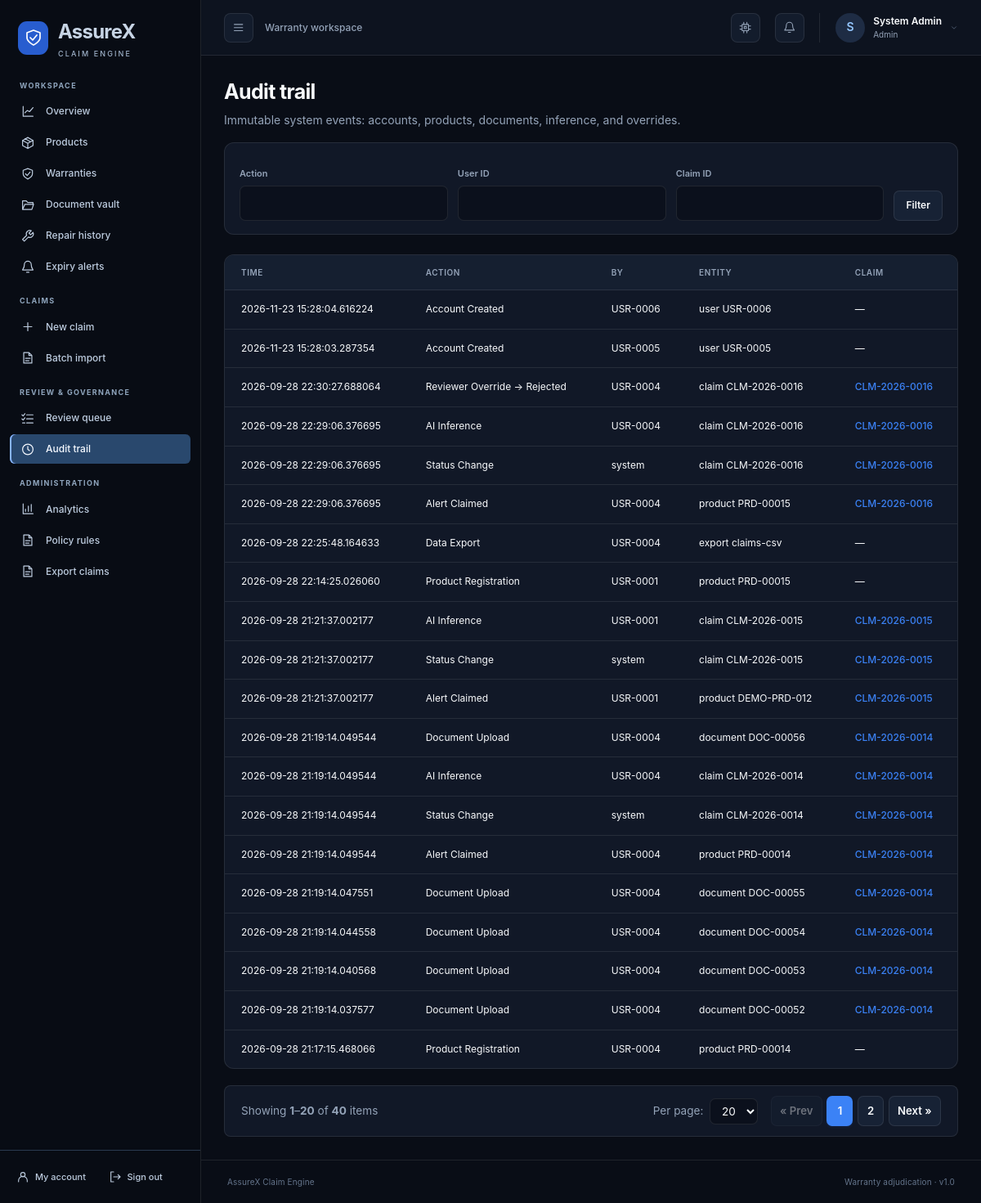
The page /audit-logs (signed in) on the database its author committed.
### src/assurex_claim_engine/db/database.py (models this page shows)
class User(Base):
    __tablename__ = "users"
    id = Column(Integer, primary_key=True, index=True)
    user_id = Column(String(50), unique=True, index=True, nullable=False)
    email = Column(String(100), unique=True, index=True, nullable=False)
    hashed_password = Column(String(255), nullable=False)
    full_name = Column(String(100), nullable=False)
    role = Column(String(30), nullable=False, default="customer")
    phone_number = Column(String(50), nullable=True, default="")
    mailing_address = Column(Text, nullable=True, default="")
    created_at = Column(DateTime, default=_utcnow)
    products = relationship("Product", back_populates="owner")
    claims = relationship("Claim", back_populates="claimant")
    documents = relationship("Document", back_populates="owner")
    repairs = relationship("Repair", back_populates="owner")

class AuditLog(Base):
    __tablename__ = "audit_logs"
    id = Column(Integer, primary_key=True, index=True)
    claim_id = Column(String(50), nullable=True)
    user_id = Column(String(50), nullable=True)
    entity_type = Column(String(50), nullable=True)
    entity_id = Column(String(50), nullable=True)
    action = Column(String(100), nullable=False)
    performed_by = Column(String(50), nullable=False)
    details_json = Column(Text, nullable=True)
    timestamp = Column(DateTime, default=_utcnow)

### src/assurex_claim_engine/web/app.py (the view)
@app.get("/audit-logs", response_class=HTMLResponse)
def audit_logs_page(
    request: Request,
    current_user: User = Depends(require_role("reviewer", "admin")),
    db: Session = Depends(get_db),
):
    action = (request.query_params.get("action") or "").strip()
    user_id = (request.query_params.get("user_id") or "").strip()
    claim_id = (request.query_params.get("claim_id") or "").strip()
    q = db.query(AuditLog)
    if action:
        q = q.filter(AuditLog.action.contains(action))
    if user_id:
        q = q.filter((AuditLog.performed_by == user_id) | (AuditLog.user_id == user_id))
    if claim_id:
        q = q.filter(AuditLog.claim_id.contains(claim_id))
    page = request.query_params.get("page", 1)
    per_page = request.query_params.get("per_page", 20)
    pagination = paginate(q.order_by(AuditLog.timestamp.desc()), page=page, per_page=per_page)
    return render(
        request,
        "audit_logs.html",
        {
            "user": current_user,
            "logs": pagination["items"],
            "pagination": pagination,
            "filters": {"action": action, "user_id": user_id, "claim_id": claim_id},
        },
        db=db,
    )

### templates/audit_logs.html (shortened to what this page needs)
{% extends "base.html" %}
{% block content %}
<h1 style="font-size: 1.5rem; font-weight: 700;">Audit trail</h1>
<p style="color: var(--text-sub); margin-bottom: 1rem;">Immutable system events: accounts, products, documents, inference, and overrides.</p>
<form class="filter-bar" method="GET" action="/audit-logs">
    <div class="form-group"><label class="form-label">Action</label><input class="form-input" name="action" value="{{ filters.action }}"></div>
    <div class="form-group"><label class="form-label">User ID</label><input class="form-input" name="user_id" value="{{ filters.user_id }}"></div>
    <div class="form-group"><label class="form-label">Claim ID</label><input class="form-input" name="claim_id" value="{{ filters.claim_id }}"></div>
    <button class="btn btn-secondary" type="submit">Filter</button>
</form>
<table class="data-table">
    <thead>
        <tr><th>Time</th><th>Action</th><th>By</th><th>Entity</th><th>Claim</th></tr>
    </thead>
    <tbody>
        {% for log in logs %}
        <tr>
            <td>{{ log.timestamp }}</td>
            <td>{{ log.action }}</td>
            <td>{{ log.performed_by }}</td>
            <td>{{ log.entity_type or '—' }} {{ log.entity_id or '' }}</td>
            <td>{% if log.claim_id %}<a class="link" href="/claims/view/{{ log.claim_id }}">{{ log.claim_id }}</a>{% else %}—{% endif %}</td>
        </tr>
        {% else %}
        <tr><td colspan="5" style="color:var(--text-sub);">No audit events.</td></tr>
        {% endfor %}
    </tbody>
</table>
{% include "components/pagination.html" %}
{% endblock %}

### templates/base.html (shortened to what this page needs)
<!DOCTYPE html>
<html lang="en">
<head>
    <link rel="stylesheet" href="/static/css/dashboard.css">
</head>
{% set active_role = user.role if user else request.session.get('role') %}
{% set active_name = user.full_name if user else request.session.get('full_name') %}
{% set path = request.url.path %}
{% macro nav(url, label, icon, prefix=false) %}
<a href="{{ url }}" aria-label="{{ label }}" class="nav-item-link{% if path == url or (prefix and path.startswith(url + '/')) %} active{% endif %}" {% if path == url or (prefix and path.startswith(url + '/')) %}aria-current="page"{% endif %} title="{{ label }}">
    <svg class="icon" aria-hidden="true"><use href="/static/icons.svg#{{ icon }}"></use></svg><span class="nav-label">{{ label }}</span>
</a>
{% endmacro %}
<body class="{% if active_role %}app-layout{% else %}auth-layout{% endif %}">
{% if active_role %}
<aside class="sidebar" id="app-sidebar" aria-label="Application sidebar">
    <a href="/" class="sidebar-brand"><span class="brand-mark"><svg class="icon" aria-hidden="true"><use href="/static/icons.svg#fa-shield-halved"></use></svg></span><span class="nav-label">AssureX<small>CLAIM ENGINE</small></span></a>
    <nav class="sidebar-nav" aria-label="Main navigation">
        <div class="nav-section-label">Workspace</div>
        {{ nav('/', 'Overview', 'fa-chart-line') }}
        {{ nav('/products', 'Products', 'fa-box', true) }}
        {{ nav('/warranties', 'Warranties', 'fa-shield', true) }}
        {{ nav('/documents', 'Document vault', 'fa-folder-open', true) }}
        {{ nav('/repairs', 'Repair history', 'fa-wrench', true) }}
        {{ nav('/alerts', 'Expiry alerts', 'fa-bell') }}
        {% if active_role in ['customer', 'service_center', 'admin'] %}
        <div class="nav-section-label">Claims</div>
        {{ nav('/claims/new', 'New claim', 'fa-plus') }}
        {{ nav('/claims/import-csv', 'Batch import', 'fa-file-csv') }}
        {% endif %}
        {% if active_role in ['reviewer', 'admin'] %}
        <div class="nav-section-label">Review & governance</div>
        {{ nav('/reviewer/queue', 'Review queue', 'fa-list-check') }}
        {{ nav('/audit-logs', 'Audit trail', 'fa-clock-rotate-left') }}
        {% endif %}
        {% if active_role == 'admin' %}
        <div class="nav-section-label">Administration</div>
        {{ nav('/admin/analytics', 'Analytics', 'fa-chart-bar') }}
        {{ nav('/admin/policies', 'Policy rules', 'fa-scroll') }}
        {{ nav('/admin/export-csv', 'Export claims', 'fa-file-export') }}
        {% endif %}
    </nav>
    <div class="sidebar-bottom">
        {{ nav('/profile', 'My account', 'fa-user-circle') }}
        {{ nav('/logout', 'Sign out', 'fa-right-from-bracket') }}
    </div>
</aside>
<div class="app-workspace">
<header class="app-topbar">
    <div class="topbar-left">
        <button class="icon-button" id="sidebar-toggle" type="button" aria-controls="app-sidebar" aria-expanded="true" aria-label="Toggle navigation"><svg class="icon" aria-hidden="true"><use href="/static/icons.svg#fa-bars"></use></svg></button>
        <span class="workspace-label">Warranty workspace</span>
    </div>
    <div class="topbar-actions">
        <button class="icon-button theme-toggle-btn" id="theme-toggle" type="button" aria-label="Toggle theme" title="Toggle dark/light theme"><svg class="icon" aria-hidden="true"><use href="/static/icons.svg#fa-wand-magic-sparkles"></use></svg></button>
        <a href="/alerts" class="icon-button alerts-link" aria-label="Expiry alerts" title="Expiry alerts"><svg class="icon" aria-hidden="true"><use href="/static/icons.svg#fa-bell"></use></svg></a>
        <a href="/profile" class="account-link"><span class="avatar">{{ (active_name or 'A')[:1]|upper }}</span><span class="account-text">{{ active_name }}<small>{{ active_role.replace('_', ' ')|title }}</small></span><svg class="icon" aria-hidden="true"><use href="/static/icons.svg#fa-chevron-down"></use></svg></a>
    </div>
</header>
{% endif %}
<main class="main-content" id="main-content" tabindex="-1">
    {% block content %}{% endblock %}
</main>
{% if active_role %}<footer class="app-footer"><span>AssureX Claim Engine</span><span>Warranty adjudication · v1.0</span></footer>{% endif %}
</div>
</body>
</html>

### templates/components/pagination.html (shortened to what this page needs)
{% if pagination and pagination.total > 0 %}
<div class="pagination-bar" style="display: flex; align-items: center; justify-content: space-between; flex-wrap: wrap; gap: 1rem; margin-top: 1.25rem; padding: 0.75rem 1.25rem; background: var(--bg-panel); border: 1px solid var(--border); border-radius: 8px;">
    <div style="font-size: 0.85rem; color: var(--text-sub);">
        Showing <strong>{{ pagination.start_idx }}</strong>–<strong>{{ pagination.end_idx }}</strong> of <strong>{{ pagination.total }}</strong> items
    </div>
    <div style="display: flex; align-items: center; gap: 1rem; flex-wrap: wrap;">
        <div style="display: flex; align-items: center; gap: 0.5rem; font-size: 0.85rem; color: var(--text-sub);">
            <label for="per_page_select_{{ pagination_id|default('default') }}">Per page:</label>
            <select id="per_page_select_{{ pagination_id|default('default') }}" class="form-select per-page-dropdown" style="padding: 0.25rem 0.6rem; min-height: 32px; font-size: 0.85rem; width: auto;" onchange="changePerPage(this.value)">
                {% for sz in [10, 15, 20, 25, 50] %}
                <option value="{{ sz }}" {% if pagination.per_page == sz %}selected{% endif %}>{{ sz }}</option>
                {% endfor %}
            </select>
        </div>
        <div style="display: flex; gap: 0.35rem; align-items: center;">
            {% if pagination.has_prev %}
            <a class="btn btn-secondary" style="padding: 0.25rem 0.65rem; font-size: 0.825rem;" href="javascript:goToPage({{ pagination.prev_page }})">« Prev</a>
            {% else %}
            <span class="btn btn-secondary disabled" style="padding: 0.25rem 0.65rem; font-size: 0.825rem; opacity: 0.4; cursor: not-allowed;">« Prev</span>
            {% endif %}
            {% for p in pagination.page_range %}
            <a class="btn {% if p == pagination.page %}btn-primary{% else %}btn-secondary{% endif %}"
               style="padding: 0.25rem 0.65rem; font-size: 0.825rem; min-width: 32px; text-align: center;"
               href="javascript:goToPage({{ p }})">
               {{ p }}
            </a>
            {% endfor %}
            {% if pagination.has_next %}
            <a class="btn btn-secondary" style="padding: 0.25rem 0.65rem; font-size: 0.825rem;" href="javascript:goToPage({{ pagination.next_page }})">Next »</a>
            {% else %}
            <span class="btn btn-secondary disabled" style="padding: 0.25rem 0.65rem; font-size: 0.825rem; opacity: 0.4; cursor: not-allowed;">Next »</span>
            {% endif %}
        </div>
    </div>
</div>
{% endif %}

### rows shown on the page
User: full_name "S", full_name "System Admin", replace "Admin"
AuditLog: timestamp "2026-11-23 15:28:04.616224", action "Account Created", performed_by "USR-0006", entity_type "user", entity "USR-0006"
AuditLog: timestamp "2026-11-23 15:28:03.287354", action "Account Created", performed_by "USR-0005", entity_type "user", entity "USR-0005"
AuditLog: timestamp "2026-09-28 22:30:27.688064", action "Reviewer Override -> Rejected", performed_by "USR-0004", entity_type "claim", entity "CLM-2026-0016", claim_id "CLM-2026-0016"
AuditLog: timestamp "2026-09-28 22:29:06.376695", action "AI Inference", performed_by "USR-0004", entity_type "claim", entity "CLM-2026-0016", claim_id "CLM-2026-0016"
AuditLog: timestamp "2026-09-28 22:29:06.376695", action "Status Change", performed_by "system", entity_type "claim", entity "CLM-2026-0016", claim_id "CLM-2026-0016"
AuditLog: timestamp "2026-09-28 22:29:06.376695", action "Alert Claimed", performed_by "USR-0004", entity_type "product", entity "PRD-00015", claim_id "CLM-2026-0016"
AuditLog: timestamp "2026-09-28 22:25:48.164633", action "Data Export", performed_by "USR-0004", entity_type "export", entity "claims-csv"
AuditLog: timestamp "2026-09-28 22:14:25.026060", action "Product Registration", performed_by "USR-0001", entity_type "product", entity "PRD-00015"
AuditLog: timestamp "2026-09-28 21:21:37.002177", action "AI Inference", performed_by "USR-0001", entity_type "claim", entity "CLM-2026-0015", claim_id "CLM-2026-0015"
AuditLog: timestamp "2026-09-28 21:21:37.002177", action "Status Change", performed_by "system", entity_type "claim", entity "CLM-2026-0015", claim_id "CLM-2026-0015"
AuditLog: timestamp "2026-09-28 21:21:37.002177", action "Alert Claimed", performed_by "USR-0001", entity_type "product", entity "DEMO-PRD-012", claim_id "CLM-2026-0015"
AuditLog: timestamp "2026-09-28 21:19:14.049544", action "Document Upload", performed_by "USR-0004", entity_type "document", entity "DOC-00056", claim_id "CLM-2026-0014"
AuditLog: timestamp "2026-09-28 21:19:14.049544", action "AI Inference", performed_by "USR-0004", entity_type "claim", entity "CLM-2026-0014", claim_id "CLM-2026-0014"
AuditLog: timestamp "2026-09-28 21:19:14.049544", action "Status Change", performed_by "system", entity_type "claim", entity "CLM-2026-0014", claim_id "CLM-2026-0014"
AuditLog: timestamp "2026-09-28 21:19:14.049544", action "Alert Claimed", performed_by "USR-0004", entity_type "product", entity "PRD-00014", claim_id "CLM-2026-0014"
AuditLog: timestamp "2026-09-28 21:19:14.047551", action "Document Upload", performed_by "USR-0004", entity_type "document", entity "DOC-00055", claim_id "CLM-2026-0014"
AuditLog: timestamp "2026-09-28 21:19:14.044558", action "Document Upload", performed_by "USR-0004", entity_type "document", entity "DOC-00054", claim_id "CLM-2026-0014"
AuditLog: timestamp "2026-09-28 21:19:14.040568", action "Document Upload", performed_by "USR-0004", entity_type "document", entity "DOC-00053", claim_id "CLM-2026-0014"
AuditLog: timestamp "2026-09-28 21:19:14.037577", action "Document Upload", performed_by "USR-0004", entity_type "document", entity "DOC-00052", claim_id "CLM-2026-0014"
AuditLog: timestamp "2026-09-28 21:17:15.468066", action "Product Registration", performed_by "USR-0004", entity_type "product", entity "PRD-00014"

### other values the page prints
{{ label }} "Overview Products Warranties Document vault Repair history Expiry alerts New claim Batch import Review queue Audit trail Analytics Policy rules Export claims My account Sign out"
{{ pagination.start_idx }} "1"
{{ pagination.end_idx }} "20"
{{ pagination.total }} "40"
{{ p }} "1" "2"
form field value "20"
